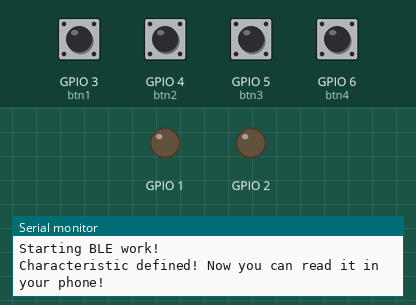
The sketch below on a simulated ESP32. On the bench: output pins drawn as LEDs (lit = HIGH), the last lines printed to the serial monitor. The inputs (shaded band) are chosen by the test bench; at power-on: GPIO 3 (btn1), GPIO 4 (btn2), GPIO 5 (btn3), GPIO 6 (btn4) HIGH. Nothing arrives over Bluetooth unless stated; a phone connects over Bluetooth LE 3 s after start.

Above: at 1.2 s.
1.3 s: GPIO 5 (btn3) pulled LOW for 0.15 s
At 2.9 s:
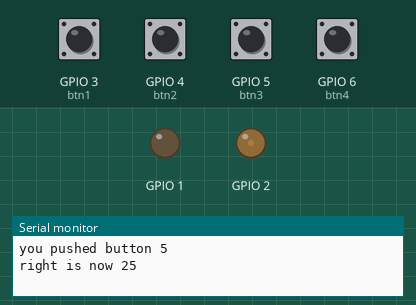
3.3 s: GPIO 6 (btn4) pulled LOW for 0.15 s
At 4.5 s:
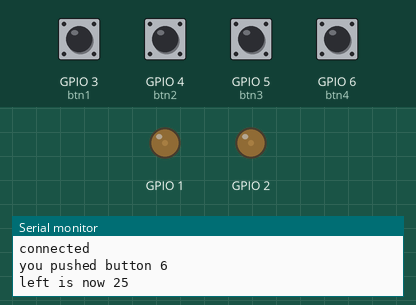
5.3 s: GPIO 3 (btn1) pulled LOW for 0.15 s
At 7.0 s:
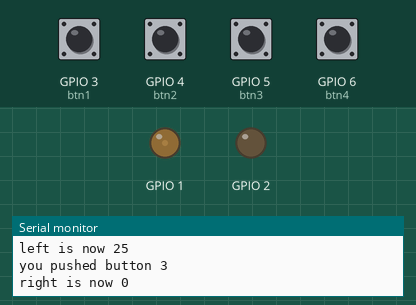
7.3 s: GPIO 6 (btn4) pulled LOW for 1 s
At 9.1 s:
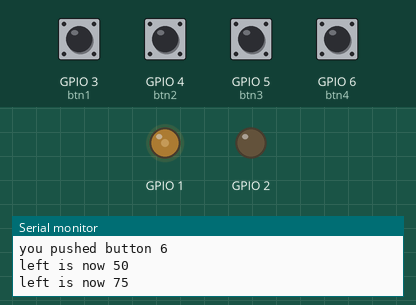
9.8 s: GPIO 5 (btn3) pulled LOW for 1 s
At 12.0 s:
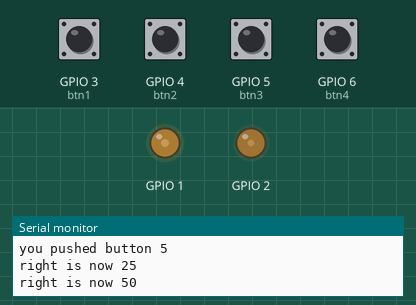
12.3 s: GPIO 5 (btn3) pulled LOW for 0.15 s
At 13.7 s:
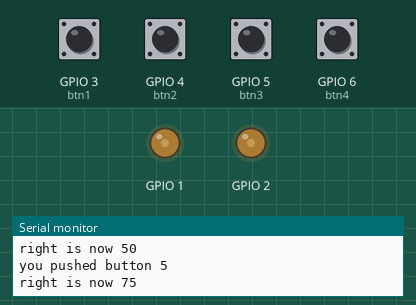
Timing chart, 0 to 15.3 s (numbered marks = the images above; inputs shaded):
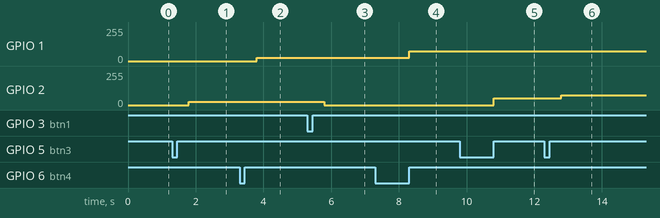

Measured:
- after the input at 1.3 s, GPIO 2: 0/255 → 25/255 after 0.50 s
- after the input at 3.3 s, GPIO 1: 0/255 → 25/255 after 0.50 s
- after the input at 5.3 s, GPIO 2: 25/255 → 0/255 after 0.50 s
- after the input at 7.3 s, GPIO 1: 25/255 → 75/255 after 1.0 s
- after the input at 9.8 s, GPIO 2: 0/255 → 50/255 after 1.0 s
- after the input at 12.3 s, GPIO 2: 50/255 → 75/255 after 0.50 s

The sketch:

ESP32-BLE-PWM-DRIVER.ino
```cpp
/*
    Based on Neil Kolban example for IDF: https://github.com/nkolban/esp32-snippets/blob/master/cpp_utils/tests/BLE%20Tests/SampleServer.cpp
    Ported to Arduino ESP32 by Evandro Copercini
*/

#include <BLEDevice.h>
#include <BLEUtils.h>
#include <BLEServer.h>

// See the following for generating UUIDs:
// https://www.uuidgenerator.net/

#define SERVICE_UUID        "a1d4c6e9-a076-45ae-a48e-b6b2ecf38f46"
#define CHARACTERISTIC_UUID_left "8b82764b-26d4-4adc-90f0-d28ff488ea62"
#define CHARACTERISTIC_UUID_right "81fa7d09-5cdc-4d2c-b3db-35592cd1e366"


//#define waitserial true


//setup hardware and hardware control
#define gpio_pwm_left 1
#define gpio_pwm_right 2
#define btn1 3
#define btn2 4
#define btn3 5
#define btn4 6
int pwm_left = 0;
int pwm_right = 0;

// setting PWM properties
const int freq = 5000;
const int ledChannel = 0;
const int ledChanne2 = 1;
const int resolution = 8;


//Setup callbacks onConnect and onDisconnect
bool Connected = false;

class MyServerCallbacks: public BLEServerCallbacks {
  void onConnect(BLEServer* pServer) {
    Serial.println("connected");
    Connected = true;
  };
  void onDisconnect(BLEServer* pServer) {
    Serial.println("disconnected");
    Connected = false;
  }
};

class MyCharacteristicCallBacks : public BLECharacteristicCallbacks
{
public:
  //This method not called
  void onWrite(BLECharacteristic *pCharacteristic) override
  {

    uint32_t int_val;
    memcpy(&int_val, pCharacteristic->getData(), sizeof(int_val));
    if(int_val > 254)
    {
      return;
    }
    if(pCharacteristic->getUUID().toString().equals(CHARACTERISTIC_UUID_left) )
    {
      pwm_left = int_val;
      ledcWrite(gpio_pwm_left, pwm_left);
    }
    if(pCharacteristic->getUUID().toString().equals(CHARACTERISTIC_UUID_right) )
    {
      pwm_right = int_val;
      ledcWrite(gpio_pwm_right, pwm_right);
    }


  }
};

enum channel
{
  left,
  right
};

int btn_pushed = 0;

void IRAM_ATTR btn1_interrupt()
{
   //Serial.println("you pushed button 1");
  btn_pushed = btn1;
}
void IRAM_ATTR btn2_interrupt()
{
   //Serial.println("you pushed button 2");
  btn_pushed = btn2;
}
void IRAM_ATTR btn3_interrupt()
{
  //Serial.println("you pushed button 3");
  btn_pushed = btn3;
}
void IRAM_ATTR btn4_interrupt()
{
   //Serial.println("you pushed button 4");
  btn_pushed = btn4;
}


void setup() {
  Serial.begin(115200);

  #ifdef waitserial
  while(!Serial)
  {
    delay(10);
  }
  #endif

  Serial.println("Starting BLE work!");

  BLEDevice::init("PWM Controller");
  /*
   * Required in authentication process to provide displaying and/or input passkey or yes/no butttons confirmation
   */
  //create the server
  BLEServer *pServer = BLEDevice::createServer();
  pServer->setCallbacks(new MyServerCallbacks());
  //create the service
  BLEService *pService = pServer->createService(SERVICE_UUID);
  //create our 2 properties
  BLECharacteristic *pCharist_left = pService->createCharacteristic(
                                         CHARACTERISTIC_UUID_left,
                                         BLECharacteristic::PROPERTY_READ |
                                         BLECharacteristic::PROPERTY_WRITE |
                                         BLECharacteristic::PROPERTY_NOTIFY
                                       );
  pCharist_left->setValue(pwm_left);
  pCharist_left->setCallbacks(new MyCharacteristicCallBacks());

  BLECharacteristic *pCharist_right = pService->createCharacteristic(
                                         CHARACTERISTIC_UUID_right,
                                         BLECharacteristic::PROPERTY_READ |
                                         BLECharacteristic::PROPERTY_WRITE |
                                         BLECharacteristic::PROPERTY_NOTIFY
                                       );
  pCharist_right->setValue(pwm_right);
  pCharist_right->setCallbacks(new MyCharacteristicCallBacks());


  pService->start();
  BLEAdvertising *pAdvertising = BLEDevice::getAdvertising();
  pAdvertising->addServiceUUID(SERVICE_UUID);
  pAdvertising->setScanResponse(true);
  pAdvertising->setMinPreferred(0x06);  // functions that help with iPhone connections issue
  pAdvertising->setMinPreferred(0x12);


  Serial.println("Characteristic defined! Now you can read it in your phone!");

    // configure LED PWM functionalitites
  ledcAttachChannel(gpio_pwm_left, freq, resolution, ledChannel);
  ledcAttachChannel(gpio_pwm_right, freq, resolution, ledChanne2);
  ledcWrite(gpio_pwm_left, 0);
  ledcWrite(gpio_pwm_right, 0);

  int btn_pins[] = {btn1,btn2,btn3,btn4};
  for (int i = 0; i < sizeof(btn_pins)/sizeof(btn_pins[0]); i++)
  {
    pinMode(btn_pins[i],INPUT_PULLUP);
  }
  attachInterrupt(digitalPinToInterrupt(btn1), btn1_interrupt, FALLING);
  attachInterrupt(digitalPinToInterrupt(btn2), btn2_interrupt, FALLING);
  attachInterrupt(digitalPinToInterrupt(btn3), btn3_interrupt, FALLING);
  attachInterrupt(digitalPinToInterrupt(btn4), btn4_interrupt, FALLING);


}

void loop() {
  if(btn_pushed != 0)
  {
    buttonpush(btn_pushed);
    btn_pushed = 0;
  }

}


void buttonpush(int btnid)
{
  Serial.print("you pushed button ");
  Serial.println(btnid);
  //first give some time to debounce, and push the second pin
  delay(500);

  //lets check if we are trying to go into pairing mode
  if(digitalRead(btn1) == LOW && digitalRead(btn2) == LOW )
  {
    Serial.println("bluetoothe enabled");
    //we want to enable pairing
    BLEDevice::startAdvertising();
    //alow some long debouce so no other buttons get registered
    delay(500);
    return;
  }

  //we are not trying to pair so lets check what button got pushed and what we should do if the button is being held down.
  switch (btnid)
  {
    case btn1:
    {
      adjustheat_stepped(btn1,false,channel::right);
      break;
    }
    case btn2:
    {
      adjustheat_stepped(btn2,false,channel::left);
      break;
    }
    case btn3:
    {
      adjustheat_stepped(btn3,true,channel::right);
      break;
    }
    case btn4:
    {
      adjustheat_stepped(btn4,true,channel::left);
      break;
    }
  }
}

void adjustheat_stepped(int pin, bool up, channel side)
{
  int step = 25;
  if(up == false)
  {
    step = step * -1;
  }
  if(side == channel::left)
  {
    adjustint_withoutoverflow(&pwm_left, step);
    Serial.print("left is now ");
    Serial.println(pwm_left);
    while(digitalRead(pin) == LOW)
    {
      delay(500);
      adjustint_withoutoverflow(&pwm_left, step);
      ledcWrite(gpio_pwm_left, pwm_left);
      Serial.print("left is now ");
      Serial.println(pwm_left);
    }
  }
  if(side == channel::right)
  {
    adjustint_withoutoverflow(&pwm_right, step);
    Serial.print("right is now ");
    Serial.println(pwm_right);
    while(digitalRead(pin) == LOW)
    {
      delay(500);
      adjustint_withoutoverflow(&pwm_right, step);
      ledcWrite(gpio_pwm_right, pwm_right);
      Serial.print("right is now ");
      Serial.println(pwm_right);
    }
  }
  ledcWrite(gpio_pwm_right, pwm_right);
  ledcWrite(gpio_pwm_left, pwm_left);
}

void adjustint_withoutoverflow(int *adj, int adjustment)
{
  if(*adj + adjustment > 254)
  {
    *adj = 254;
    return;
  }
  if(*adj + adjustment < 0)
  {
    *adj = 0;
    return;
  }
  *adj = *adj + adjustment;
}
```
